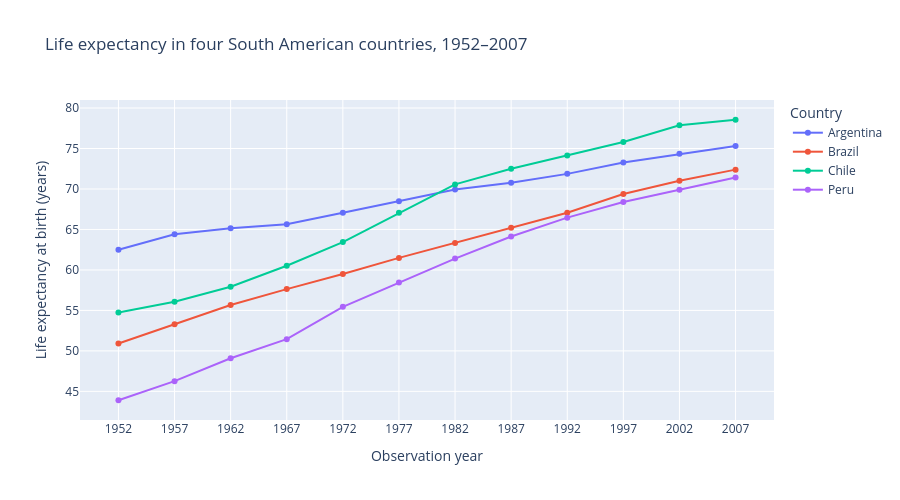

The notebook cell saved with this chart:
### Markdown cell above
**Which two chart types will you use, and what part of the question should each make easier to answer? Specify the time, location, and quantitative encodings.**

Your answer: I’ll use a line chart and a bar chart. The line chart puts the observation year on the x-axis and life expectancy in years on the y-axis, with a different color for each country. It shows how life expectancy changed at each five-year observation. The bar chart puts country on the x-axis and total years gained on the y-axis. It uses the 1952 and 2007 values to show which country gained the most.

### Code cell
life_line = px.line(
    life,
    x="year",
    y="lifeExp",
    color="country",
    markers=True,
    labels={
        "year": "Observation year",
        "lifeExp": "Life expectancy at birth (years)",
        "country": "Country"
    },
    title="Life expectancy in four South American countries, 1952–2007"
)
life_line.update_xaxes(tick0=1952, dtick=5)
life_line.update_layout(height=500)
life_line.show()

### Figure 1 — Plotly figure (JSON) as saved in the notebook; plotly's stock layout.template omitted (floating-point values rounded to 4 significant figures)
{"data": [{"hovertemplate": "Country=Argentina<br>Observation year=%{x}<br>Life expectancy at birth (years)=%{y}<extra></extra>", "legendgroup": "Argentina", "line": {"color": "#636efa", "dash": "solid"}, "marker": {"symbol": "circle"}, "mode": "lines+markers", "name": "Argentina", "orientation": "v", "showlegend": true, "type": "scatter", "x": [1952, 1957, 1962, 1967, 1972, 1977, 1982, 1987, 1992, 1997, 2002, 2007], "xaxis": "x", "y": [62.48, 64.4, 65.14, 65.63, 67.06, 68.48, 69.94, 70.77, 71.87, 73.28, 74.34, 75.32], "yaxis": "y"}, {"hovertemplate": "Country=Brazil<br>Observation year=%{x}<br>Life expectancy at birth (years)=%{y}<extra></extra>", "legendgroup": "Brazil", "line": {"color": "#EF553B", "dash": "solid"}, "marker": {"symbol": "circle"}, "mode": "lines+markers", "name": "Brazil", "orientation": "v", "showlegend": true, "type": "scatter", "x": [1952, 1957, 1962, 1967, 1972, 1977, 1982, 1987, 1992, 1997, 2002, 2007], "xaxis": "x", "y": [50.92, 53.28, 55.66, 57.63, 59.5, 61.49, 63.34, 65.2, 67.06, 69.39, 71.01, 72.39], "yaxis": "y"}, {"hovertemplate": "Country=Chile<br>Observation year=%{x}<br>Life expectancy at birth (years)=%{y}<extra></extra>", "legendgroup": "Chile", "line": {"color": "#00cc96", "dash": "solid"}, "marker": {"symbol": "circle"}, "mode": "lines+markers", "name": "Chile", "orientation": "v", "showlegend": true, "type": "scatter", "x": [1952, 1957, 1962, 1967, 1972, 1977, 1982, 1987, 1992, 1997, 2002, 2007], "xaxis": "x", "y": [54.74, 56.07, 57.92, 60.52, 63.44, 67.05, 70.56, 72.49, 74.13, 75.82, 77.86, 78.55], "yaxis": "y"}, {"hovertemplate": "Country=Peru<br>Observation year=%{x}<br>Life expectancy at birth (years)=%{y}<extra></extra>", "legendgroup": "Peru", "line": {"color": "#ab63fa", "dash": "solid"}, "marker": {"symbol": "circle"}, "mode": "lines+markers", "name": "Peru", "orientation": "v", "showlegend": true, "type": "scatter", "x": [1952, 1957, 1962, 1967, 1972, 1977, 1982, 1987, 1992, 1997, 2002, 2007], "xaxis": "x", "y": [43.9, 46.26, 49.1, 51.45, 55.45, 58.45, 61.41, 64.13, 66.46, 68.39, 69.91, 71.42], "yaxis": "y"}], "layout": {"height": 500, "legend": {"title": {"text": "Country"}, "tracegroupgap": 0}, "title": {"text": "Life expectancy in four South American countries, 1952–2007"}, "xaxis": {"anchor": "y", "domain": [0, 1], "dtick": 5, "tick0": 1952, "title": {"text": "Observation year"}}, "yaxis": {"anchor": "x", "domain": [0, 1], "title": {"text": "Life expectancy at birth (years)"}}}}
